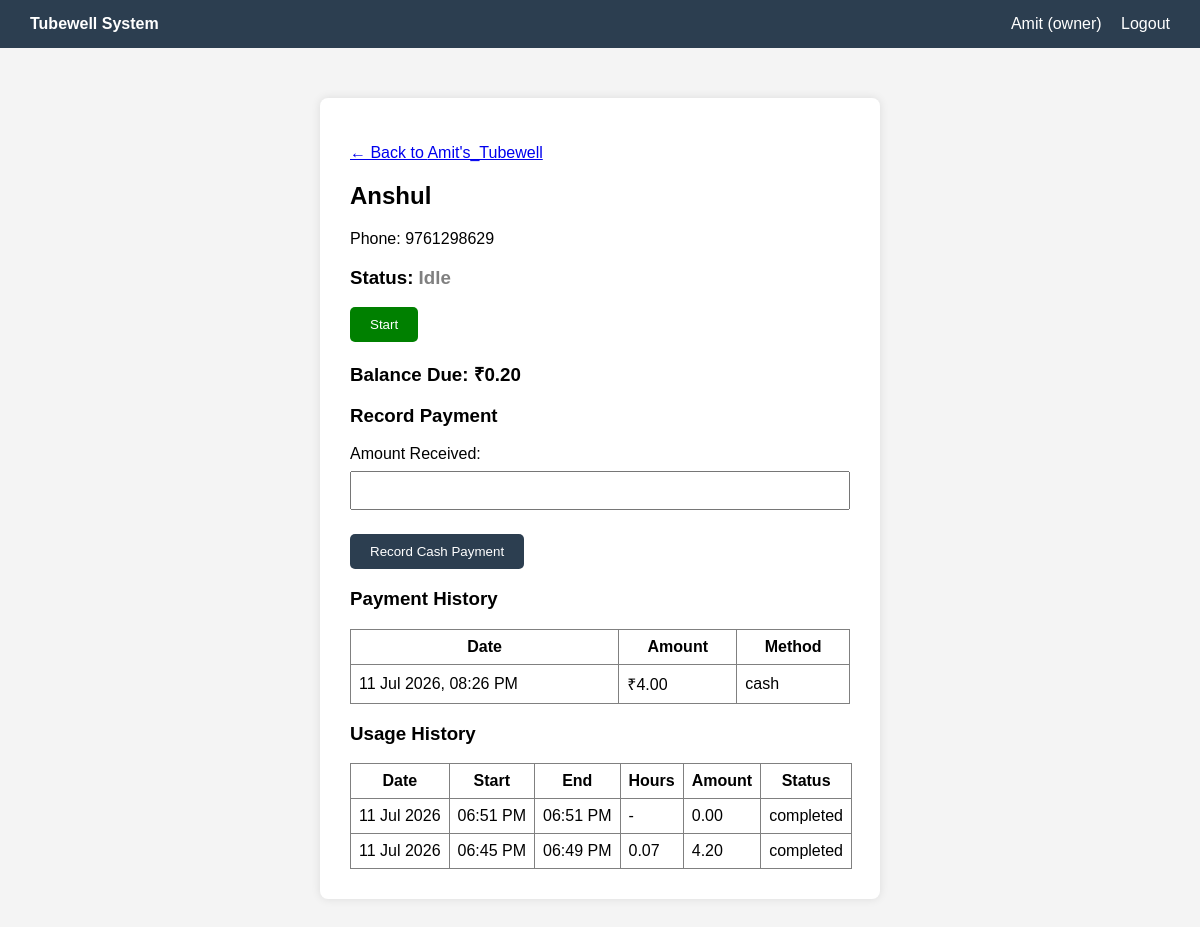
/usage/2/renter/8/ (signed in), run on the app's committed database.
### accounts/models.py (models this page shows, shortened)
class User(AbstractUser):
    ROLE_CHOICES = (
        ('admin', 'Admin'),
        ('owner', 'Owner'),
        ('renter', 'Renter'),
    )
    role = models.CharField(max_length=10, choices=ROLE_CHOICES)
    phone_number = models.CharField(max_length=15, blank = True, null = True)
    village = models.CharField(max_length = 100, blank= True, null= True)

### tubewells/models.py (models this page shows, shortened)
class Tubewell(models.Model):
    owner = models.ForeignKey(
        settings.AUTH_USER_MODEL,
        on_delete=models.CASCADE,
        related_name='tubewells',
        limit_choices_to={'role': 'owner'}
    )
    name = models.CharField(max_length=100)
    location = models.CharField(max_length=200, blank=True, null=True)
    rate_per_hour = models.DecimalField(max_digits=8, decimal_places=2)
    is_active = models.BooleanField(default=True)
    created_at = models.DateTimeField(auto_now_add=True)

### payments/models.py (models this page shows, shortened)
class Payment(models.Model):
    METHOD_CHOICES = (
        ('cash', 'Cash'),
        ('online', 'Online'),
    )
    STATUS_CHOICES = (
        ('pending', 'Pending'),
        ('success', 'Success'),
        ('failed', 'Failed'),
    )
    tubewell = models.ForeignKey(
        Tubewell,
        on_delete=models.CASCADE,
        related_name='payments'
    )
    paid_by = models.ForeignKey(
        settings.AUTH_USER_MODEL,
        on_delete=models.CASCADE,
        related_name='payments_made',
        limit_choices_to={'role': 'renter'}
    )
    paid_to = models.ForeignKey(
        settings.AUTH_USER_MODEL,
        on_delete=models.CASCADE,
        related_name='payments_received',
        limit_choices_to={'role': 'owner'}
    )
    amount = models.DecimalField(max_digits=10, decimal_places=2)
    method = models.CharField(max_length=10, choices=METHOD_CHOICES, default='online')
    status = models.CharField(max_length=10, choices=STATUS_CHOICES, default='pending')
    transaction_id = models.CharField(max_length=100, blank=True)
    initiated_by = models.ForeignKey(
        settings.AUTH_USER_MODEL,
        on_delete=models.CASCADE,
        related_name='payments_initiated',
        null=True, blank=True
    )
    confirmed_by = models.ForeignKey(
        settings.AUTH_USER_MODEL,
        on_delete=models.CASCADE,
        related_name='payments_confirmed',
        null=True, blank=True
    )
    paid_at = models.DateTimeField(auto_now_add=True)
    confirmed_at = models.DateTimeField(null=True, blank=True)

### usage/models.py (models this page shows, shortened)
class UsageRecord(models.Model):
    STATUS_CHOICES = (
        ('running', 'Running'),
        ('completed', 'Completed'),
    )
    tubewell = models.ForeignKey(Tubewell, on_delete=models.CASCADE, related_name='usage_records')
    used_by = models.ForeignKey(
        settings.AUTH_USER_MODEL,
        on_delete=models.CASCADE,
        related_name='usage_records'
    )
    is_self_use = models.BooleanField(default=False)
    start_time = models.DateTimeField(null=True, blank=True)
    end_time = models.DateTimeField(null=True, blank=True)
    rate_per_hour = models.DecimalField(max_digits=8, decimal_places=2, null=True, blank=True)
    total_hours = models.DecimalField(max_digits=6, decimal_places=2, null=True, blank=True)
    amount = models.DecimalField(max_digits=10, decimal_places=2, null=True, blank=True)
    status = models.CharField(max_length=20, choices=STATUS_CHOICES, default='running')
    created_at = models.DateTimeField(auto_now_add=True)

### usage/views.py (the view)
# urls.py: path('<int:tubewell_id>/renter/<int:renter_id>/', views.renter_action_panel, name='renter_action_panel'),
@login_required
def renter_action_panel(request, tubewell_id, renter_id):
    tubewell = get_object_or_404(Tubewell, id=tubewell_id, owner=request.user)
    authorized = get_object_or_404(
        AuthorizedRenter, tubewell=tubewell, renter_id=renter_id, owner=request.user
    )
    renter = authorized.renter
    running_record = UsageRecord.objects.filter(
        tubewell=tubewell, used_by=renter, status='running'
    ).first()
    usage_records = UsageRecord.objects.filter(
        tubewell=tubewell, used_by=renter
    ).order_by('-created_at')
    balance = calculate_balance(request.user, renter, tubewell)
    payments = Payment.objects.filter(tubewell=tubewell, paid_by=renter).order_by('-paid_at')
    payment_form = OwnerPaymentForm()
    return render(request, 'usage/renter_action_panel.html', {
        'tubewell': tubewell,
        'renter': renter,
        'running_record': running_record,
        'usage_records': usage_records,
        'balance': balance,
        'payments': payments,
        'payment_form': payment_form,
    })

### payments/forms.py
class OwnerPaymentForm(forms.Form):
    amount = forms.DecimalField(max_digits=10, decimal_places=2, min_value=1, label="Amount Received")

### usage/utils.py (called while the page is built)
def calculate_balance(owner, renter, tubewell):
    total_usage = UsageRecord.objects.filter(
        tubewell=tubewell, used_by=renter, status='completed', is_self_use=False
    ).aggregate(total=Sum('amount'))['total'] or 0
    total_paid = Payment.objects.filter(
        tubewell=tubewell, paid_by=renter, paid_to=owner, status='success'
    ).aggregate(total=Sum('amount'))['total'] or 0
    return total_usage - total_paid

### usage/templates/usage/renter_action_panel.html (shortened to what this page needs)
{% extends 'accounts/base.html' %}
{% block content %}
<p><a href="{% url 'tubewell_detail' tubewell.id %}">&larr; Back to {{ tubewell.name }}</a></p>
<h2>{{ renter.first_name }}</h2>
<p>Phone: {{ renter.phone_number }}</p>
<h3>Status:
    {% if running_record %}
        <span style="color:green;">Running</span>
    {% else %}
        <span style="color:gray;">Idle</span>
    {% endif %}
</h3>
{% if running_record %}
    <p>Started at: {{ running_record.start_time|date:"d M Y, h:i A" }}</p>
    <form method="POST" action="{% url 'stop_usage' tubewell.id renter.id %}">
        {% csrf_token %}
        <button type="submit" style="background:red;color:white;padding:10px 20px;">Stop</button>
    </form>
{% else %}
    <form method="POST" action="{% url 'start_usage' tubewell.id renter.id %}">
        <button type="submit" style="background:green;color:white;padding:10px 20px;">Start</button>
    </form>
{% endif %}
<h3>Balance Due: ₹{{ balance|floatformat:2 }}</h3>
<h3>Record Payment</h3>
<form method="POST" action="{% url 'record_payment' tubewell.id renter.id %}">
    {{ payment_form.as_p }}
    <button type="submit">Record Cash Payment</button>
</form>
<h3>Payment History</h3>
<table border="1" cellpadding="8" style="border-collapse:collapse; width:100%;">
    <tr>
        <th>Date</th>
        <th>Amount</th>
        <th>Method</th>
    </tr>
    {% for payment in payments %}
    <tr>
        <td style="white-space:nowrap;">{{ payment.paid_at|date:"d M Y, h:i A" }}</td>
        <td>₹{{ payment.amount|floatformat:2 }}</td>
        <td>{{ payment.method }}</td>
    </tr>
    {% empty %}
    <tr><td colspan="3">Koi payment nahi hui abhi.</td></tr>
    {% endfor %}
</table>
<h3>Usage History</h3>
<table border="1" cellpadding="8" style="border-collapse:collapse; width:100%;">
    <tr>
        <th>Date</th>
        <th>Start</th>
        <th>End</th>
        <th>Hours</th>
        <th>Amount</th>
        <th>Status</th>
    </tr>
    {% for record in usage_records %}
    <tr>
        <td style="white-space:nowrap;">{{ record.created_at|date:"d M Y" }}</td>
        <td style="white-space:nowrap;">{{ record.start_time|time:"h:i A" }}</td>
        <td style="white-space:nowrap;">{{ record.end_time|time:"h:i A"|default:"-" }}</td>
        <td>{{ record.total_hours|default:"-" }}</td>
        <td>{{ record.amount|floatformat:2|default:"-" }}</td>
        <td>{{ record.status }}</td>
    </tr>
    {% empty %}
    <tr><td colspan="6">Koi usage record nahi hai abhi.</td></tr>
    {% endfor %}
</table>
{% endblock %}

### accounts/templates/accounts/base.html (shortened to what this page needs)
<!DOCTYPE html>
<html lang="en">
<head>
</head>
<body>
    <div class="navbar">
        <strong>Tubewell System</strong>
        <div>
            {% if user.is_authenticated %}
                <span>{{ user.username }} ({{ user.role }})</span>
                <a href="{% url 'logout' %}">Logout</a>
            {% else %}
                <a href="{% url 'login' %}">Login</a>
                <a href="{% url 'signup' %}">Signup</a>
            {% endif %}
        </div>
    </div>
    <div class="container">
    {% block content %}{% endblock %}
</div>
</body>
</html>

### accounts/templates/accounts/base.html (style rules this page uses)
body { font-family: Arial, sans-serif; background: #f4f4f4; margin: 0; }
.navbar { background: #2c3e50; color: white; padding: 15px 30px; display: flex; justify-content: space-between; }
.navbar a { color: white; text-decoration: none; margin-left: 15px; }
.container { max-width: 500px; margin: 50px auto; background: white; padding: 30px; border-radius: 8px; box-shadow: 0 0 10px rgba(0,0,0,0.1); }
input, select { width: 100%; padding: 10px; margin: 8px 0; box-sizing: border-box; }
button { background: #2c3e50; color: white; padding: 10px 20px; border: none; border-radius: 5px; cursor: pointer; }

### data on the page
User: username "Amit", role "owner"
Tubewell: name "Amit's_Tubewell"
User: first_name "Anshul", phone_number "9761298629"
Payment: paid_at "11 Jul 2026, 08:26 PM", amount "4.00", method "cash"
UsageRecord: created_at "11 Jul 2026", start_time "06:51 PM", end_time "06:51 PM", total_hours "-", amount "0.00", status "completed"
UsageRecord: created_at "11 Jul 2026", start_time "06:45 PM", end_time "06:49 PM", total_hours "0.07", amount "4.20", status "completed"

### other printed values
{{ balance|floatformat:2 }} "0.20"
